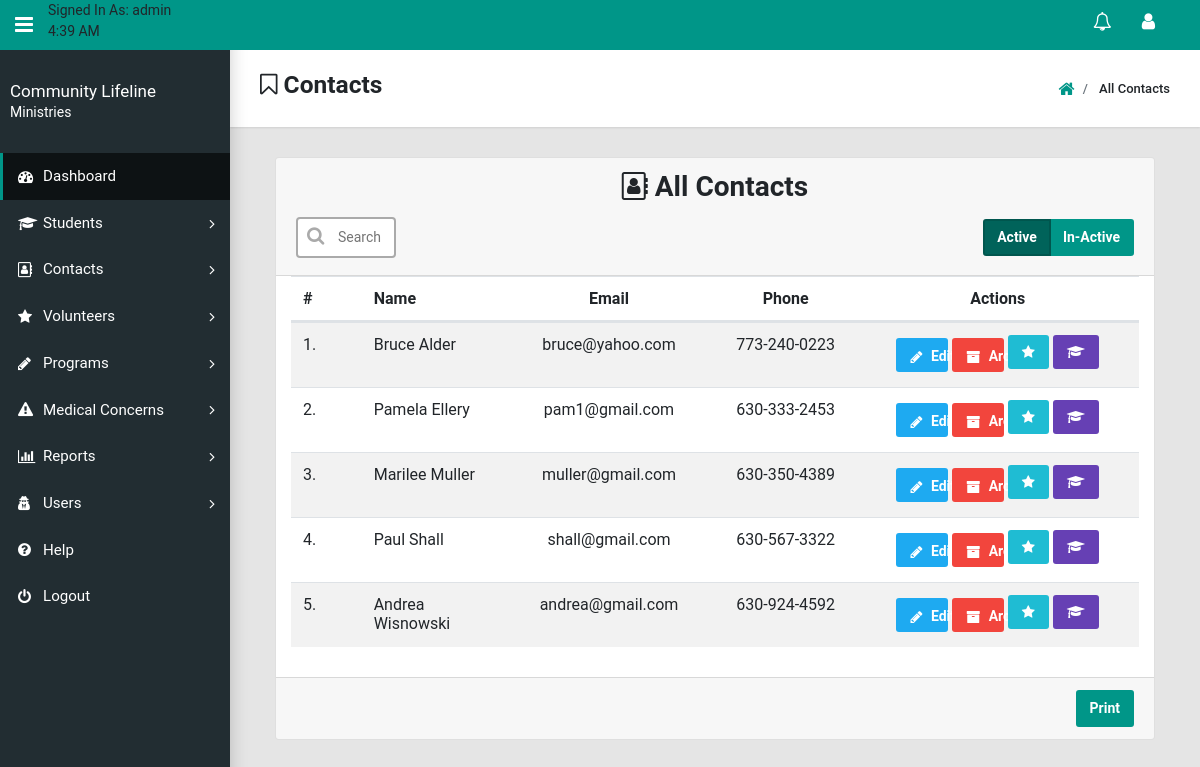
Page /php-files/show/ShowContacts.php (signed in) on the committed database.
### tables this page shows
CREATE TABLE Contacts (
  Created_Timestamp      TIMESTAMP DEFAULT now(),
  Last_Updated_Timestamp TIMESTAMP DEFAULT CURRENT_TIMESTAMP,
  Author_Username        VARCHAR(30),
  Id                     INT(10)   AUTO_INCREMENT PRIMARY KEY,
  Active_Contact         TINYINT(1),
  Prefix                 VARCHAR(10),
  First_Name             VARCHAR(30),
  Last_Name              VARCHAR(30),
  Middle_Name            VARCHAR(30),
  Suffix                 VARCHAR(10),
  Primary_Phone          CHAR(20),
  Secondary_Phone        CHAR(20),
  Address_One            VARCHAR(40),
  Address_Two            VARCHAR(40),
  City                   VARCHAR(30),
  State                  CHAR(2),
  Zip                    INT(5),
  Email                  VARCHAR(50)
);

### php-files/show/ShowContacts.php (the view, shortened to what this page needs)
<?php
include("../app-shell/Header.php");
include("../app-shell/Sidebar.php");
include("../../db/config.php");
$queryForActiveContacts = "SELECT * FROM Contacts WHERE Active_Contact = 1 ORDER BY Last_Name;";
$activeContactsResults = mysqli_query($db, $queryForActiveContacts);
?>
<div class="app-title">
    <div>
        <h3><i class="fa fa fa-bookmark-o"></i> Contacts</h3>
    </div>
    <ul class="app-breadcrumb breadcrumb">
        <li class="breadcrumb-item"><a href="../index-login/Main-Menu.php"><i class="fa fa-home fa-lg"></i></a></li>
        <li class="breadcrumb-item"> All Contacts</li>
    </ul>
</div>
<div class="container-fluid">
    <div class="card">
        <div class="card-header">
            <div class="col-12 text-center">
                <h2><i class="fa fa-address-book-o"></i> All Contacts</h2>
            </div>
            <div class="row">
                <div class="search-input-wrapper col-6">
                    <input id="search-input" type="text" placeholder="Search" onkeyup="FilterFields()">
                    <i class="align-middle fa fa-search fa-lg fa-fw" aria-hidden="true"></i>
                </div>
                <div class="align-middle m-auto text-right col-6">
                    <div class="btn-group btn-toggle">
                        <button class="btn btn-primary active" data-toggle="collapse" data-target="#collapsible2">
                            Active
                        </button>
                        <button class="btn btn-primary" data-toggle="collapse" data-target="#collapsible2">
                            In-Active
                        </button>
                    </div>
                </div>
            </div>
        </div>
        <form class="container-fluid" method="POST" action="#" name="allContactsTable" id="allContactsTable">
            <div class="table-responsive col-sm-12">
                <table id="search-table" class="table table-striped table-hover">
                    <thead>
                    <tr class="row">
                        <th class="col-sm-1">#</th>
                        <th class="col-sm-2">Name</th>
                        <th class="col-sm-3 text-center">Email</th>
                        <th class="col-sm-2 text-center">Phone</th>
                        <th class="col-sm-4 text-center">Actions</th>
                    </tr>
                    </thead>
                    <tbody>
                    <?php
                    while ($activeContactsRow = mysqli_fetch_assoc($activeContactsResults)) {
                        $contactId = $activeContactsRow['Id'];
                        $nameToDisplay = $activeContactsRow['First_Name'] . ' ' . $activeContactsRow['Last_Name'];;
                        $contactEmail = $activeContactsRow['Email'];
                        $contactPhoneNumber = $activeContactsRow['Primary_Phone'];
                        ?>
                        <tr class='row'>
                            <td class='col-sm-1 align-middle'></td>
                            <td class='col-sm-2 align-middle'>
                                <?php echo $nameToDisplay; ?>
                            </td>
                            <td class='col-sm-3 align-middle text-center'><?php echo $contactEmail; ?></td>
                            <td class='col-sm-2 align-middle text-center'><?php echo $contactPhoneNumber; ?></td>
                            <td class='col-sm-4 text-center'>
                                <div class='left-action-buttons-container d-inline m-auto'>
                                    <div class='d-inline'>
                                        <button type='button' data-toggle='modal' data-target='#customModal' data-dismiss='modal'
                                                class='btn large-action-buttons edit-button'
                                                onclick='launchEditContactModal(<?php echo $contactId; ?>)'
                                        >
                                            <i class='fa fa-pencil'></i> Edit
                                        </button>
                                    </div>
                                    <div class='d-inline'>
                                        <button type='button' data-toggle='modal' data-target='#customModal' data-dismiss='modal'
                                                class='btn large-action-buttons delete-button'
                                                onclick='launchConfirmArchiveModal(
                                                        "<?php echo $contactId; ?>",
                                                        "ArchiveContact.php",
                                                        "Contact",
                                                        "<?php echo $nameToDisplay; ?>",
                                                        "ShowContacts.php")'
                                        >
                                            <i class='fa fa-archive'></i> Archive
                                        </button>
                                    </div>
                                </div>
                                <div class='right-action-buttons-container d-inline'>
                                    <span title='Volunteers' data-toggle='tooltip' class='small-action-buttons'>
                                        <button type='button' onclick=''
                                                class='btn small-action-buttons test-scores-button'
                                        >
                                            <i class='fa fa-star mr-0'></i>
                                        </button>
                                    </span>
                                    <span title='Students For Contact' data-toggle='tooltip'
                                          class='small-action-buttons'>
                                        <button type='button'
                                                onclick='launchStudentsToContactModal(<?php echo $contactId; ?>)'
                                                class='btn small-action-buttons contact-button'
                                        >
                                            <i class='fa fa-graduation-cap mr-0'></i>
                                        </button>
                                    </span>
                                </div>
                            </td>
                        </tr>
                    <?php } ?>
                    </tbody>
                </table>
            </div>
        </form>
        <div class="card-footer">
            <input type="button" class="btn btn-primary pull-right" onclick="printReport('print_div')"
                   value="Print"/>
        </div>
    </div>
</div>
<?php
include("../app-shell/Footer.php");
?>

### css/search-bar-styles.css (style rules this page uses)
.search-input-wrapper input { width: 100px; border: 2px solid #aaa; border-radius: 4px; margin: 5px 0; outline: none; padding: 8px; box-sizing: border-box; -webkit-transition: width 0.4s ease-in-out; transition: width 0.4s ease-in-out; }
.search-input-wrapper input { padding-left: 40px; }
.search-input-wrapper { position: relative; }
.search-input-wrapper i { position: absolute; left: 18px; top: 8px; padding: 9px 8px; color: #aaa; transition: .3s; }

### css/show-all-table-styles.css (style rules this page uses)
.large-action-buttons { display: inline-block; height: 34px; width: 20%; margin: 3px auto; color: #fff; }
.small-action-buttons { display: inline-block; height: 34px; margin: auto; color: #fff; }
.edit-button { background-color: #1EAAF1; }
.delete-button { background-color: #F2453D; }
.contact-button { background-color: #6640B4; }
.test-scores-button { background-color: #1FBCD3; }
.left-action-buttons-container { display: inline-block; width: 58%; margin: auto; vertical-align: top; }
.right-action-buttons-container { display: inline-block; width: 40%; margin: auto; vertical-align: top; text-align: center; }

### css/form-styles.css (style rules this page uses)
body { font-family: 'Roboto', sans-serif; }
form { font-family: 'Roboto', sans-serif; }

### css/table-styles.css (style rules this page uses)
*, *:after, *::before { -webkit-box-sizing: border-box; -moz-box-sizing: border-box; box-sizing: border-box; }

### css/attendance-page-styles.css (style rules this page uses)
.right-action-buttons-container { display: inline-block; width: 40%; margin: auto; vertical-align: top; text-align: center; }

### rows in the picture
contacts: nameToDisplay "Bruce Alder", Email "bruce@yahoo.com", Primary_Phone "773-240-0223"
contacts: nameToDisplay "Pamela Ellery", Email "pam1@gmail.com", Primary_Phone "630-333-2453"
contacts: nameToDisplay "Marilee Muller", Email "muller@gmail.com", Primary_Phone "630-350-4389"
contacts: nameToDisplay "Paul Shall", Email "shall@gmail.com", Primary_Phone "630-567-3322"
contacts: nameToDisplay "Andrea Wisnowski", Email "andrea@gmail.com", Primary_Phone "630-924-4592"

### other values in the picture
$userMakingChanges "admin"
